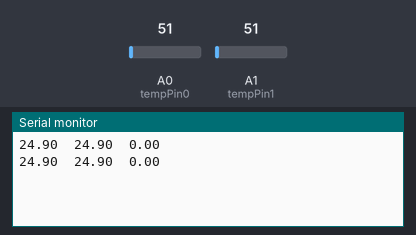
This sketch was run on a simulated Arduino Uno, built with avr-gcc and run on an emulated ATmega328P. On the bench: the last lines printed to the serial monitor. Inputs (shaded band) come from the test bench; at power-on: A0 (tempPin0) = 51, A1 (tempPin1) = 51.

Above: at 1.8 s.
1.9 s: A0 (tempPin0) set to 61
At 2.8 s:
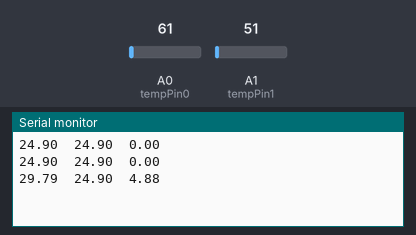
3.4 s: A1 (tempPin1) set to 61
At 4.6 s:
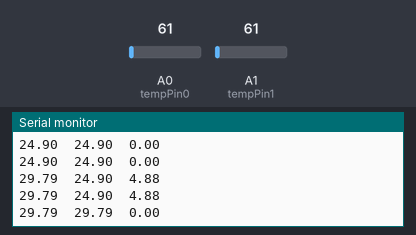
4.9 s: A0 (tempPin0) set to 71
At 5.4 s:
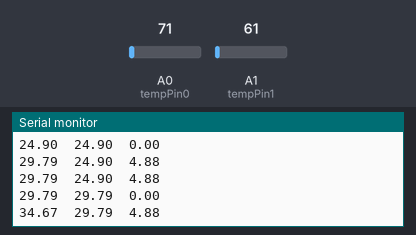
6.4 s: A1 (tempPin1) set to 71
At 7.8 s:
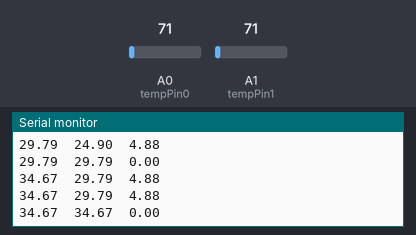
Timing chart, 0 to 8.9 s (numbered marks = the images above; inputs shaded):
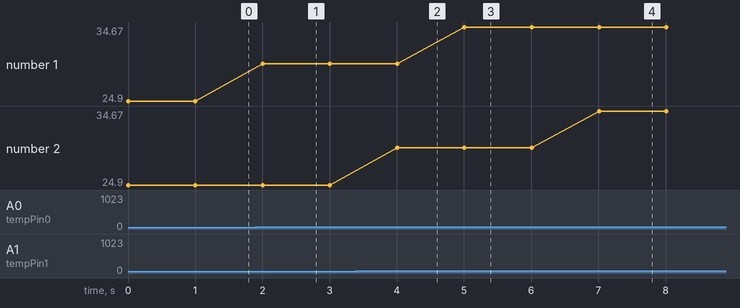

The sketch:

Dual_LM35_v1.ino
```cpp
//declare variables
float tempC, tempC0, tempC1;
int tempPin0 = 0;
int tempPin1 = 1;

void setup()
{
Serial.begin(57600); //opens serial port, sets data rate to 9600 bps
}

void loop()
{
  tempC = analogRead(tempPin0);           //read the value from the sensor
  tempC0 = (5.0 * tempC * 100.0)/1024.0;  //convert the analog data to temperature
  Serial.print(tempC0);  //send the data to the computer

  Serial.print("\t");

  tempC = analogRead(tempPin1);           //read the value from the sensor
  tempC1 = (5.0 * tempC * 100.0)/1024.0;  //convert the analog data to temperature
  Serial.print(tempC1);                   //send the data to the computer

  Serial.print("\t");
  Serial.print(tempC0 - tempC1);

  Serial.println();
  delay(1000);                           //wait one second before sending new data
}
```

Measured:
- after the input at 1.9 s, the serial monitor: prints a new line after 0.10 s (image 1)
- after the input at 3.4 s, the serial monitor: prints a new line after 0.61 s (image 2)
- after the input at 4.9 s, the serial monitor: prints a new line after 0.11 s (image 3)
- after the input at 6.4 s, the serial monitor: prints a new line after 0.61 s (image 4)
- plotted number 1: 24.9 → 29.79 after the input at 1.9 s, 29.79 → 34.67 after the input at 4.9 s
